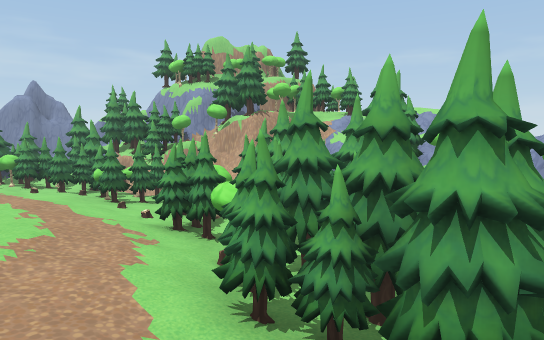
View 1 (above)

24 first-person views from a walk through a 3-D level made in the Unity game engine. The camera is 1.4 m above the floor, tilts 6° down and sees 75° across. The floor is counted in squares, 0.95 m on a side. Each view is taken from the middle of a square. On the plan, view 1 faces up. The plan holds only what a view shows up to about 16 squares ahead; the rest is blank. The place goes on beyond the plan. The player character is not drawn.

View 2
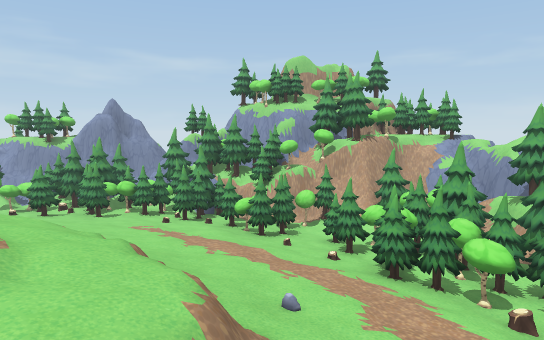

View 3
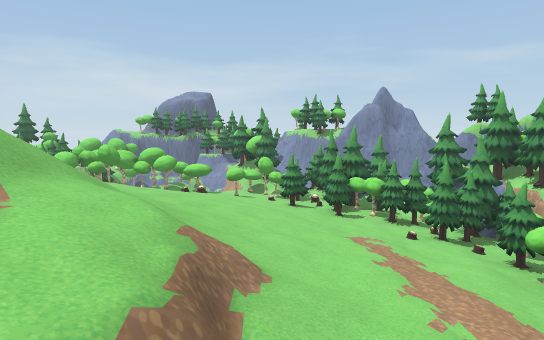

View 4
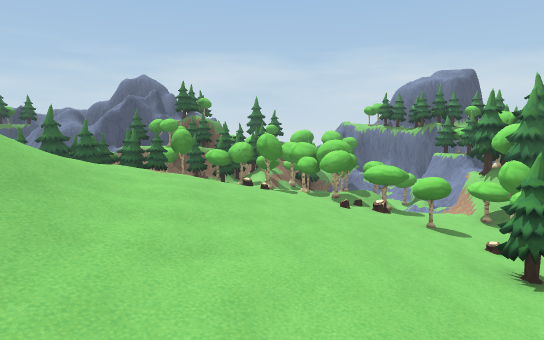

View 5
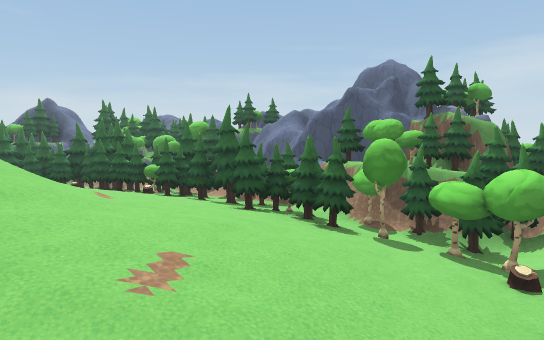

View 6
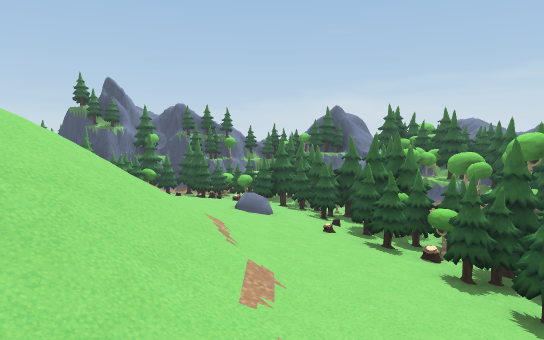

View 7
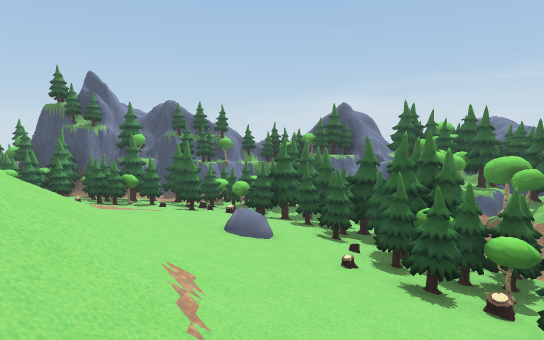

View 8
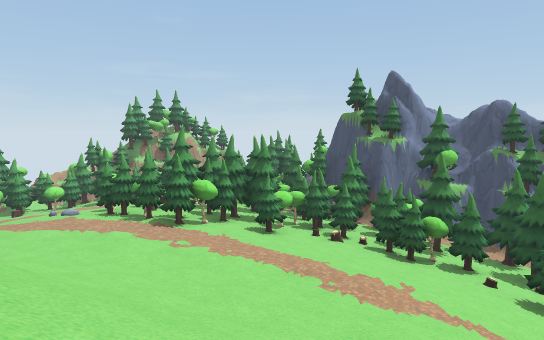

View 9
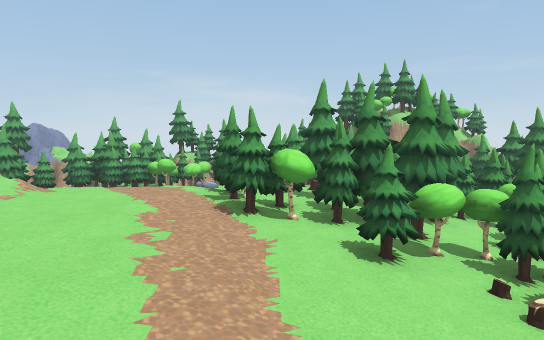

View 10
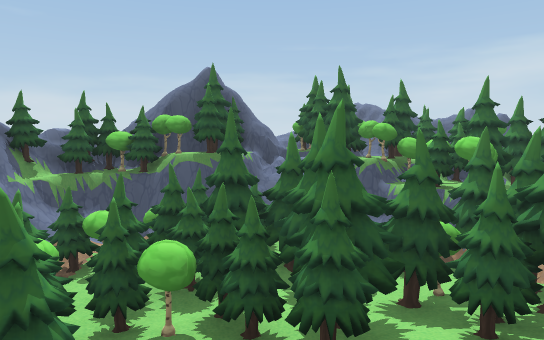

View 11
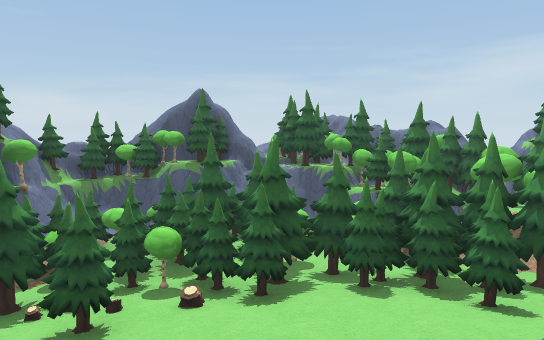

View 12
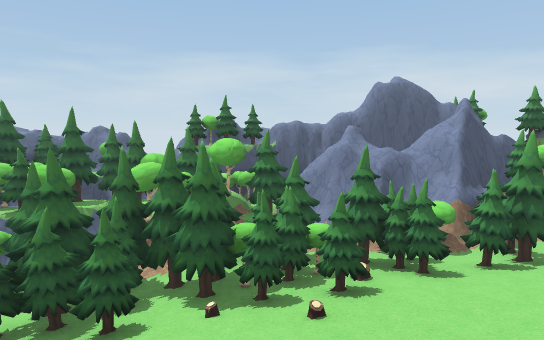

View 13
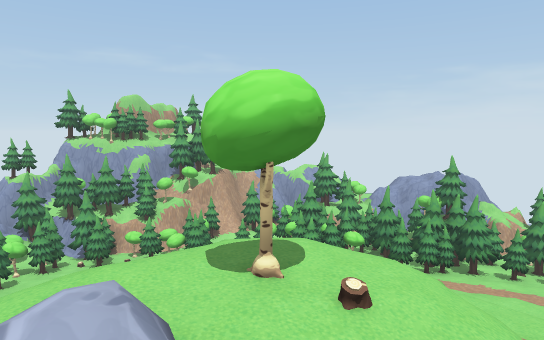

View 14
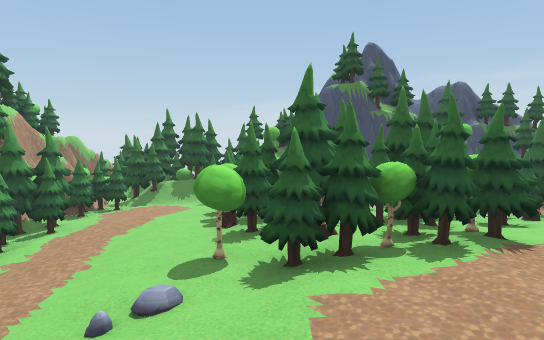

View 15
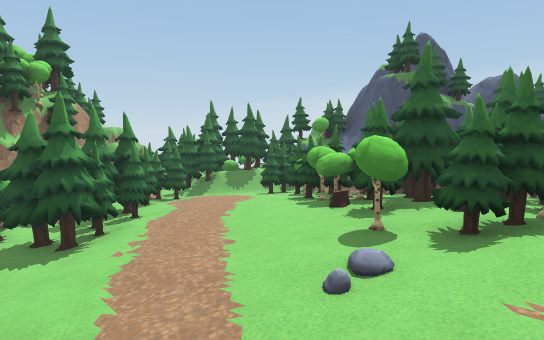

View 16
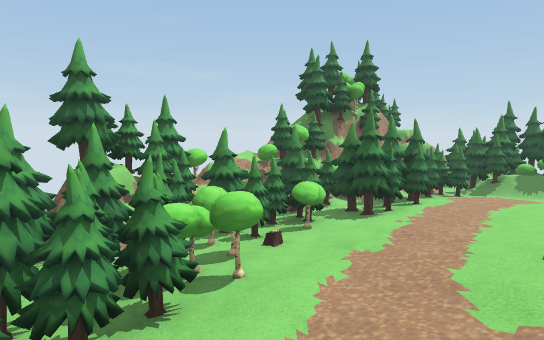

View 17
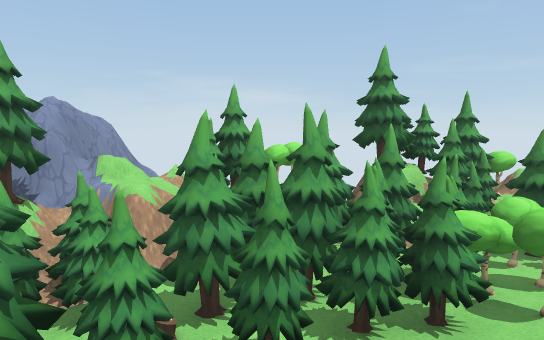

View 18
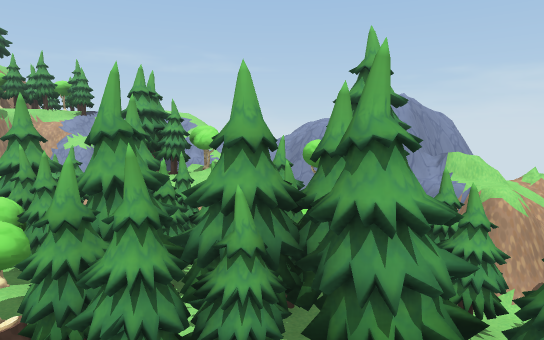

View 19
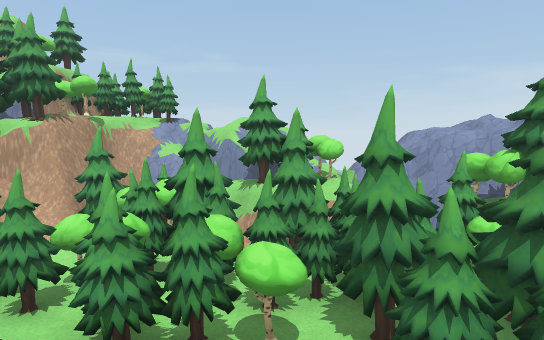

View 20
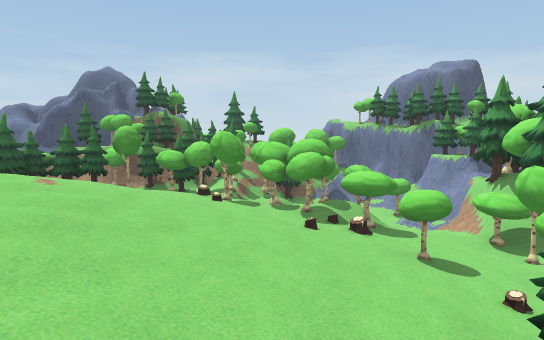

View 21
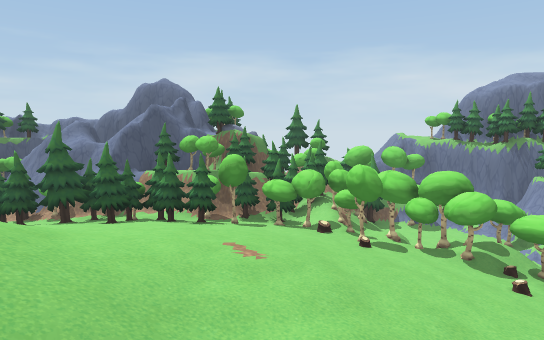

View 22
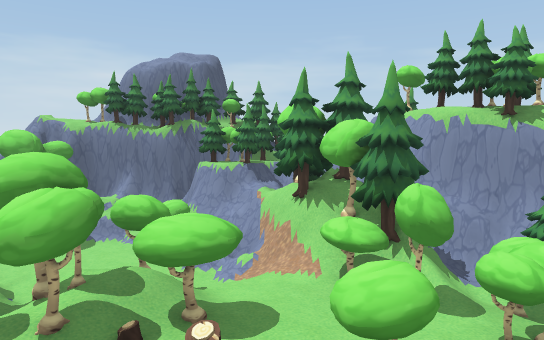

View 23
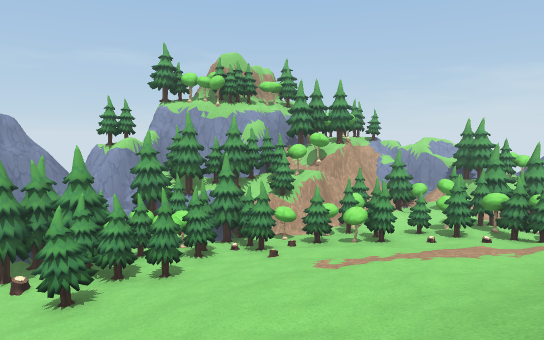

View 24
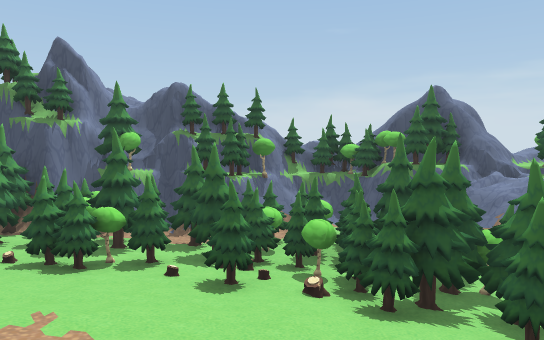

### Floor plan
Key: @ floor where view 1 was taken; # wall or solid block; . main floor; : floor 0.25 m higher than the main floor; - floor 0.25 m lower than the main floor; + floor 0.5 m higher than the main floor; _ floor 0.5 m lower than the main floor; * floor 0.75 m higher than the main floor; < floor 0.75 m lower than the main floor; % floor 1 m higher than the main floor; ( floor 1 m lower than the main floor; ! floor 1.25 m lower than the main floor; ? floor 1.5 m lower than the main floor; & floor 2.25 m higher than the main floor; / step, stairs or slope; = window, fence, low wall or low ledge; ^ raised ledge; v drop or lower ground; T tree; O other object.
Columns run from 25 left of view 1 to 6 right of it. Each row starts with its distance up from view 1.
 16   #^T^T##### O T#####
 15  #########TTTT###TTT#####
 14  ##====T#TT^TTTO^TTT#T^###
 13 ##=/?^///^^^O(T#TTTT#######
 12 ##=????/((((((TT#TT(^=#T==##
 11 # ^??? ^^^<^<<<T<(T/TT#TTT=#
 10 #^T??/##^#/_____<<<<^T(((^T#
  9 ###^####^___---_/__</T(TTTT##
  8   ####^^#_/-...----//<<TTTT ##
  7   #O##^/-/./...//.--__<TTTTT##
  6 #T###T^_//.::://////-//TTTTT(##
  5  OOT#T#-//:+////////.-//=TTTT##
  4  OT##=TT..:///  //////-_/TTT^T##
  3   #^#=T/..///    /////--_TTTTT#^
  2   ###TTT..///  &&  /*/ /__TTTT=T
  1    ##TTT-.//// /#   %  /__TTT#OT
  0    #=^TT-.//// //v//%/ .-@/TTTT
 -1    ##TTT-./////            TTTTT
 -2   ##=TT_--///////   //.. __/TTTT
 -3 ####(TTTT-.// /////:::..-__/^OTT
 -4 #^=TTTTTT-.///////:::....-_/<^TT
 -5 ##O##_TTT_///:::...:.....-__<TTT
 -6 ##T##_TTT/-//.......TTTT=-_<<TT
 -7 ##T##(TTT<__/.......TT TT-_<<TTT
 -8 #TT##<TTTT<__-//---TTTTT/-_<TTTT
 -9 OTT###TTTTT/<T____/TTTTT^__<TTT#
-10 ######^O#TTTTT/TT/TTTTTTT__<TT #
-11 #####^!OTTTTTTT#TTTTTTTOO_<<TT #
-12    ###=(TTTT^TTTTTTTTOTOO<<((T##
-13     ##^=TTT=TTTOvOTTOTTOO((((O##
-14      ###T#(T ##=#######OOT((TT##
-15      ###T#((######    #  TTTTTO#
-16       ########        ##OOTTTT #
-17                        #TO TOOO#

Where each view was taken, in squares from view 1:
view 1: 0 up, 0 right, facing up
view 2: 0 up, 4 left, facing up
view 3: 3 up, 4 left, facing up-left
view 4: 8 up, 7 left, facing left
view 5: 8 up, 13 left, facing down-left
view 6: 4 up, 15 left, facing down
view 7: 2 up, 15 left, facing down
view 8: 2 down, 13 left, facing down-right
view 9: 7 down, 11 left, facing right
view 10: 7 down, 12 left, facing down-left
view 11: 5 down, 11 left, facing down-left
view 12: 4 down, 12 left, facing left
view 13: 1 down, 11 left, facing up-right
view 14: 2 down, 2 left, facing down
view 15: 2 down, 0 right, facing down
view 16: 0 up, 1 left, facing down-right
view 17: 0 up, 1 left, facing right
view 18: 1 up, 1 left, facing up-right
view 19: 3 up, 3 left, facing up-right
view 20: 9 up, 9 left, facing left
view 21: 6 up, 10 left, facing left
view 22: 9 up, 13 left, facing up-left
view 23: 5 up, 13 left, facing up-right
view 24: 4 down, 13 left, facing down
